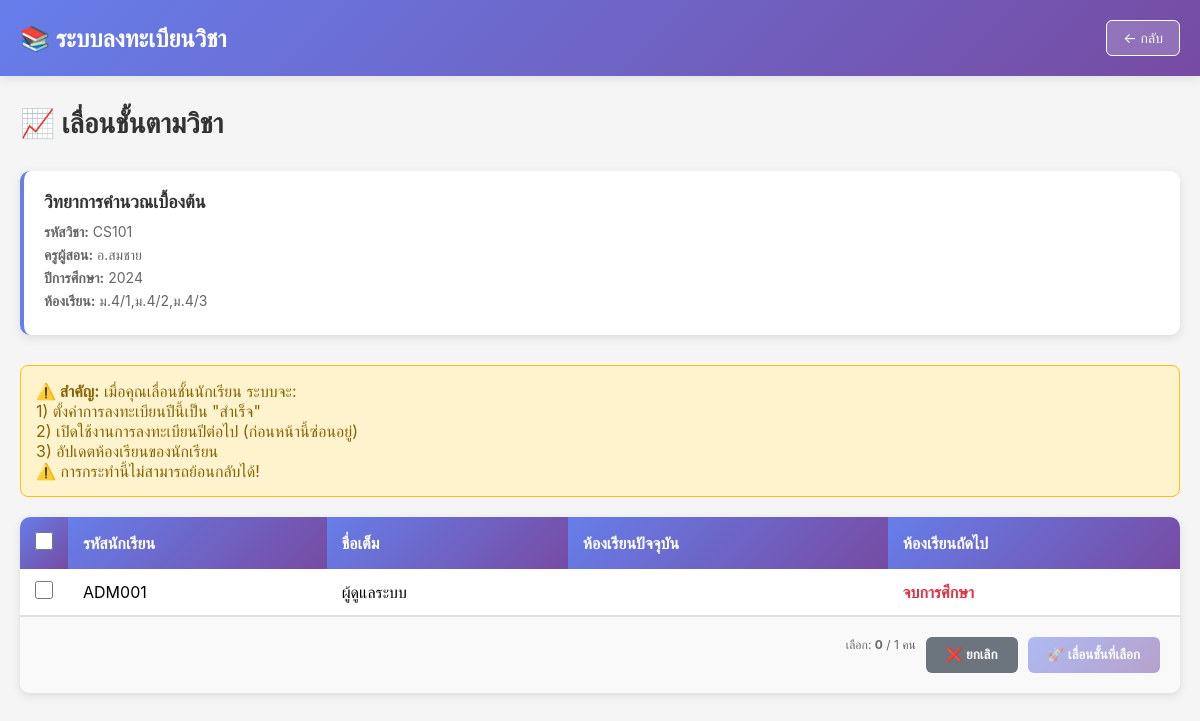
Screenshot of /admin/course-promotion.php?course_id=1 (signed in) with the database file from the repository.
### tables this page shows
CREATE TABLE courses (
    id INT AUTO_INCREMENT PRIMARY KEY,
    course_code VARCHAR(50) NOT NULL,
    course_name VARCHAR(255) NOT NULL,
    teacher_name VARCHAR(150) NOT NULL,
    credits INT NOT NULL,
    schedule_day VARCHAR(100),
    schedule_time VARCHAR(50),
    max_seats INT NOT NULL DEFAULT 30,
    allowed_classes TEXT,
    academic_year INT NOT NULL DEFAULT 2024,
    continuation_course_id INT,
    status ENUM('open', 'closed') DEFAULT 'open',
    description TEXT,
    created_at TIMESTAMP DEFAULT CURRENT_TIMESTAMP,
    updated_at TIMESTAMP DEFAULT CURRENT_TIMESTAMP ON UPDATE CURRENT_TIMESTAMP,
    UNIQUE KEY unique_course_year (course_code, academic_year),
    FOREIGN KEY (continuation_course_id) REFERENCES courses(id) ON DELETE SET NULL,
    INDEX idx_course_code (course_code),
    INDEX idx_status (status),
    INDEX idx_academic_year (academic_year)
);

CREATE TABLE enrollments (
    id INT AUTO_INCREMENT PRIMARY KEY,
    student_id INT NOT NULL,
    course_id INT NOT NULL,
    enrollment_status ENUM('enrolled', 'dropped', 'completed') DEFAULT 'enrolled',
    academic_year INT NOT NULL DEFAULT 2024,
    visibility_status ENUM('current', 'future') DEFAULT 'current',
    linked_enrollment_id INT,
    enrolled_at TIMESTAMP DEFAULT CURRENT_TIMESTAMP,
    updated_at TIMESTAMP DEFAULT CURRENT_TIMESTAMP ON UPDATE CURRENT_TIMESTAMP,
    FOREIGN KEY (student_id) REFERENCES users(id) ON DELETE CASCADE,
    FOREIGN KEY (course_id) REFERENCES courses(id) ON DELETE CASCADE,
    FOREIGN KEY (linked_enrollment_id) REFERENCES enrollments(id) ON DELETE SET NULL,
    INDEX idx_student (student_id),
    INDEX idx_course (course_id),
    INDEX idx_status (enrollment_status),
    INDEX idx_academic_year (academic_year),
    INDEX idx_visibility (visibility_status)
);

CREATE TABLE users (
    id INT AUTO_INCREMENT PRIMARY KEY,
    student_id VARCHAR(50) UNIQUE NOT NULL,
    username VARCHAR(100) UNIQUE NOT NULL,
    password VARCHAR(255) NOT NULL,
    full_name VARCHAR(150) NOT NULL,
    class_room VARCHAR(50),
    class_number INT,
    email VARCHAR(100),
    role ENUM('student', 'admin') DEFAULT 'student',
    status ENUM('active', 'inactive') DEFAULT 'active',
    created_at TIMESTAMP DEFAULT CURRENT_TIMESTAMP,
    updated_at TIMESTAMP DEFAULT CURRENT_TIMESTAMP ON UPDATE CURRENT_TIMESTAMP,
    INDEX idx_student_id (student_id),
    INDEX idx_username (username),
    INDEX idx_role (role)
);

### functions/course-progression.php (called while the page is built, shortened)
<?php
function getNextClassRoom($current_class) {
    if (empty($current_class)) return '';
}
function getCourseEnrollments($conn, $course_id, $academic_year) {
    $query = "SELECT u.id, u.student_id, u.full_name, u.class_room,
              e.id as enrollment_id, e.academic_year
              FROM enrollments e
              JOIN users u ON e.student_id = u.id
              WHERE e.course_id = ? AND e.academic_year = ?
              AND e.enrollment_status = 'enrolled' AND e.visibility_status = 'current'
              ORDER BY u.full_name ASC";
    $stmt = $conn->prepare($query);
    $stmt->bind_param("ii", $course_id, $academic_year);
    $stmt->execute();
    return $stmt->get_result();
}
?>

### admin/course-promotion.php (the view, shortened to what this page needs)
<?php
include '../config.php';
include '../functions/course-progression.php';
$course_id = (int)($_GET['course_id'] ?? 0);
$course_query = "SELECT * FROM courses WHERE id = ?";
$course_stmt = $conn->prepare($course_query);
$course_stmt->bind_param("i", $course_id);
$course_stmt->execute();
$course_result = $course_stmt->get_result();
$course = $course_result->fetch_assoc();
$enrollments = getCourseEnrollments($conn, $course_id, $course['academic_year']);
?>
<!DOCTYPE html>
<html lang="th">
<head>
</head>
<body>
    <div class="navbar">
        <div class="navbar-container">
            <div style="font-size: 24px; font-weight: 700;">📚 <?php echo SITE_NAME; ?></div>
            <a href="course-students.php?course_id=<?php echo $course_id; ?>" class="btn-back">← กลับ</a>
        </div>
    </div>
    <div class="container">
        <div class="page-header">
            <h2>📈 เลื่อนชั้นตามวิชา</h2>
        </div>
        <div class="course-info">
            <h3><?php echo htmlspecialchars($course['course_name']); ?></h3>
            <p><strong>รหัสวิชา:</strong> <?php echo htmlspecialchars($course['course_code']); ?></p>
            <p><strong>ครูผู้สอน:</strong> <?php echo htmlspecialchars($course['teacher_name']); ?></p>
            <p><strong>ปีการศึกษา:</strong> <?php echo $course['academic_year']; ?></p>
            <p><strong>ห้องเรียน:</strong> <?php echo htmlspecialchars($course['allowed_classes'] ?? '--'); ?></p>
        </div>
        <div class="warning-box">
            <strong>⚠️ สำคัญ:</strong> เมื่อคุณเลื่อนชั้นนักเรียน ระบบจะ:<br>
            1) ตั้งค่าการลงทะเบียนปีนี้เป็น "สำเร็จ"<br>
            2) เปิดใช้งานการลงทะเบียนปีต่อไป (ก่อนหน้านี้ซ่อนอยู่)<br>
            3) อัปเดตห้องเรียนของนักเรียน<br>
            ⚠️ การกระทำนี้ไม่สามารถย้อนกลับได้!
        </div>
        <?php if ($enrollments->num_rows > 0): ?>
            <form method="POST" class="table-container" id="promotion-form">
                <table>
                    <thead>
                        <tr>
                            <th class="checkbox-cell">
                                <input type="checkbox" id="select-all" onchange="toggleAllCheckboxes(this)">
                            </th>
                            <th>รหัสนักเรียน</th>
                            <th>ชื่อเต็ม</th>
                            <th>ห้องเรียนปัจจุบัน</th>
                            <th>ห้องเรียนถัดไป</th>
                        </tr>
                    </thead>
                    <tbody>
                        <?php while ($row = $enrollments->fetch_assoc()):
                            $next_class = getNextClassRoom($row['class_room']);
                        ?>
                            <tr>
                                <td class="checkbox-cell">
                                    <input type="checkbox" name="student_ids[]" value="<?php echo $row['id']; ?>"
                                           class="student-checkbox" onchange="updateSelectCount()">
                                </td>
                                <td><?php echo htmlspecialchars($row['student_id']); ?></td>
                                <td><?php echo htmlspecialchars($row['full_name']); ?></td>
                                <td><?php echo htmlspecialchars($row['class_room']); ?></td>
                                <td>
                                    <strong>
                                        <?php
                                        if ($next_class) {
                                            echo htmlspecialchars($next_class);
                                        } else {
                                            echo '<span style="color: #dc3545;">จบการศึกษา</span>';
                                        }
                                        ?>
                                    </strong>
                                </td>
                            </tr>
                        <?php endwhile; ?>
                    </tbody>
                </table>
                <div class="action-buttons">
                    <span class="select-count">
                        เลือก: <strong id="count">0</strong> / <?php echo $enrollments->num_rows; ?> คน
                    </span>
                    <button type="button" onclick="document.location='course-students.php?course_id=<?php echo $course_id; ?>'"
                            class="btn btn-cancel">
                        ❌ ยกเลิก
                    </button>
                    <button type="submit" class="btn btn-primary" id="promote-btn" disabled>
                        🚀 เลื่อนชั้นที่เลือก
                    </button>
                </div>
            </form>
        <?php else: ?>
            <div class="empty-state">
                <p>😕 ไม่มีนักเรียนลงเรียนวิชานี้</p>
            </div>
        <?php endif; ?>
    </div>
</body>
</html>

### admin/course-promotion.php (style rules this page uses)
* { margin: 0; padding: 0; box-sizing: border-box; }
body { font-family: -apple-system, BlinkMacSystemFont, 'Segoe UI', Roboto, sans-serif; background: #f5f5f5; }
.navbar { background: linear-gradient(135deg, #667eea 0%, #764ba2 100%); color: white; padding: 20px 0; box-shadow: 0 2px 10px rgba(0,0,0,0.1); }
.navbar-container { max-width: 1200px; margin: 0 auto; padding: 0 20px; display: flex; justify-content: space-between; align-items: center; }
.btn-back { padding: 8px 16px; background: rgba(255,255,255,0.2); color: white; border: 1px solid white; border-radius: 6px; cursor: pointer; text-decoration: none; font-size: 14px; transition: all 0.3s; }
.container { max-width: 1200px; margin: 30px auto; padding: 0 20px; }
.page-header { display: flex; justify-content: space-between; align-items: center; margin-bottom: 30px; }
.page-header h2 { font-size: 28px; color: #333; }
.course-info { background: white; padding: 20px; border-radius: 10px; margin-bottom: 30px; box-shadow: 0 3px 10px rgba(0,0,0,0.1); border-left: 4px solid #667eea; }
.course-info h3 { color: #333; margin-bottom: 10px; font-size: 18px; }
.course-info p { color: #666; margin: 5px 0; font-size: 14px; }
.table-container { background: white; border-radius: 10px; box-shadow: 0 3px 10px rgba(0,0,0,0.1); overflow: hidden; }
table { width: 100%; border-collapse: collapse; }
th { background: linear-gradient(135deg, #667eea 0%, #764ba2 100%); color: white; padding: 15px; text-align: left; font-weight: 600; }
td { padding: 12px 15px; border-bottom: 1px solid #e0e0e0; }
.checkbox-cell { width: 40px; }
.checkbox-cell input { width: 18px; height: 18px; cursor: pointer; }
.action-buttons { padding: 20px; display: flex; gap: 10px; justify-content: flex-end; background: #f9f9f9; border-top: 1px solid #e0e0e0; }
.btn { padding: 10px 20px; border: none; border-radius: 6px; cursor: pointer; font-weight: 600; transition: all 0.3s; }
.btn-primary { background: linear-gradient(135deg, #667eea 0%, #764ba2 100%); color: white; }
.btn-primary:disabled { opacity: 0.5; cursor: not-allowed; transform: none; }
.btn-cancel { background: #6c757d; color: white; }
.select-count { font-size: 12px; color: #666; margin-left: 10px; }
.warning-box { background: #fff3cd; border: 1px solid #ffc107; padding: 15px; border-radius: 8px; margin-bottom: 20px; color: #856404; }

### rows the page displays
courses: course_name "วิทยาการคำนวณเบื้องต้น", course_code "CS101", teacher_name "อ.สมชาย", academic_year "2024", allowed_classes "ม.4/1,ม.4/2,ม.4/3"
enrollments: student.student_id "ADM001", student.full_name "ผู้ดูแลระบบ"

### other values shown
SITE_NAME "ระบบลงทะเบียนวิชา"
$enrollments->num_rows "1"
